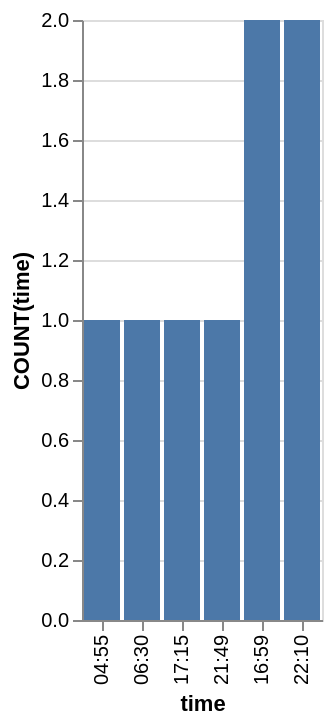

This figure's Vega-Lite source:
### Vega-Lite specification from a JSON file in a GitHub repository (floating-point values rounded to 4 significant figures)
{"data": {"values": [{"x_data": "04:55", "y_data": 1}, {"x_data": "06:30", "y_data": 1}, {"x_data": "17:15", "y_data": 1}, {"x_data": "21:49", "y_data": 1}, {"x_data": "16:59", "y_data": 2}, {"x_data": "22:10", "y_data": 2}]}, "mark": "bar", "encoding": {"x": {"field": "x_data", "type": "nominal", "title": "time", "sort": {"op": "sum", "field": "y_data", "order": "ascending"}}, "y": {"field": "y_data", "type": "quantitative", "title": "COUNT(time)"}}}
